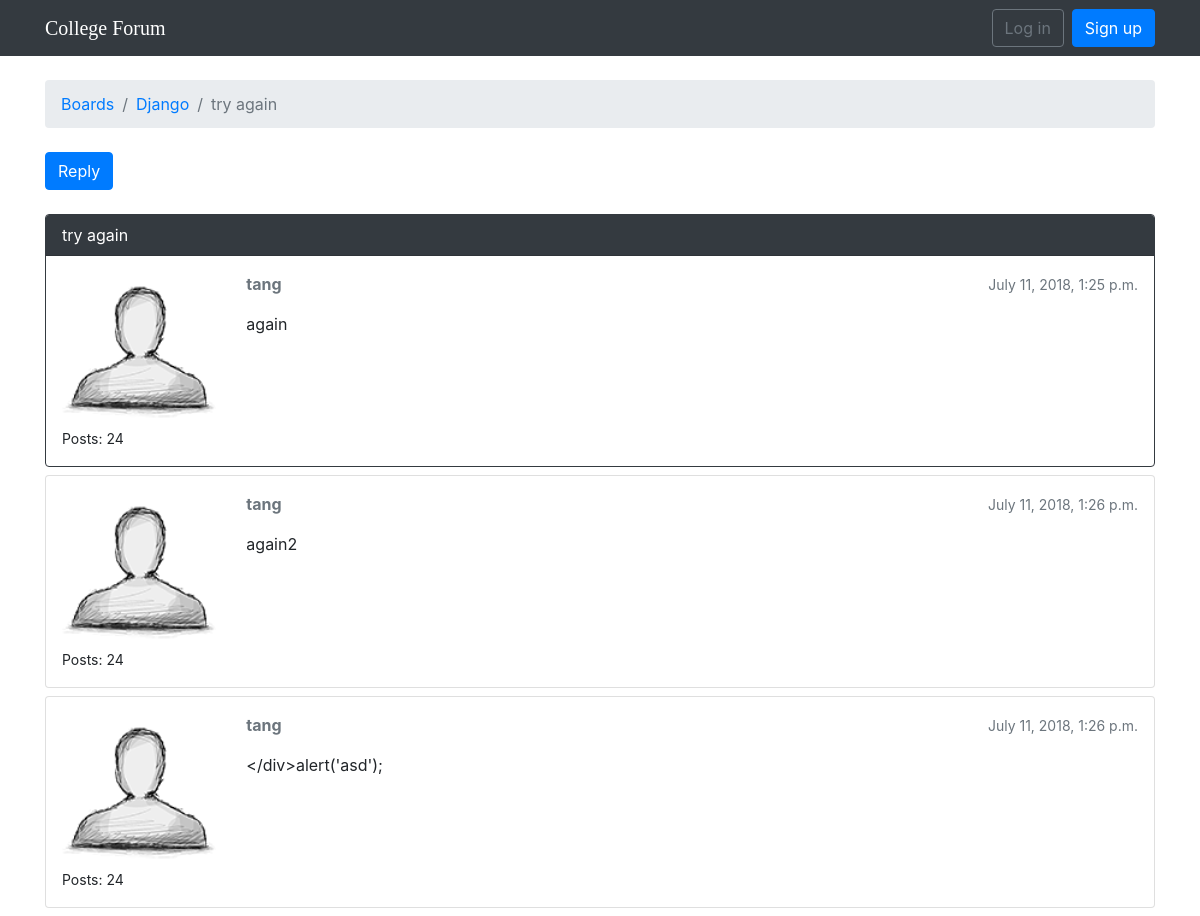
Page /boards/1/topics/17/ on the committed database.
### boards/models.py (models this page shows, shortened)
class Topic(models.Model):
    subject = models.CharField(max_length=300)
    last_updated = models.DateTimeField(auto_now_add=True)
    board = models.ForeignKey(Board, related_name='topics')
    starter = models.ForeignKey(User, related_name='topics')
    views = models.PositiveIntegerField(default=0)

class Board(models.Model):
    name = models.CharField(max_length=30, unique=True)
    description = models.CharField(max_length=100)

class Post(models.Model):
    message = models.TextField(max_length=4000)
    created_at = models.DateTimeField(auto_now_add=True)
    modified_at = models.DateTimeField(null=True)
    topic = models.ForeignKey(Topic, related_name='posts')
    created_by = models.ForeignKey(User, related_name='posts')
    updated_by = models.ForeignKey(User, null=True, related_name='+')

### boards/views.py (the view)
# urls.py: url(r'^boards/(?P<pk>\d+)/topics/(?P<topic_pk>\d+)/$', views.topic_posts, name='topic_posts'),
def topic_posts(request, pk, topic_pk):
    topic = get_object_or_404(Topic, board_id=pk, pk=topic_pk)
    topic.views += 1
    topic.save()
    return render(request, 'topic_posts.html', {'topic': topic})

### templates/topic_posts.html (shortened to what this page needs)
{% extends 'base.html' %}
{% load static %}
{% block breadcrumb %}
  <li class="breadcrumb-item"><a href="{% url 'home' %}">Boards</a></li>
  <li class="breadcrumb-item"><a href="{% url 'board_topics' topic.board.pk %}">{{ topic.board.name }}</a></li>
  <li class="breadcrumb-item active">{{ topic.subject }}</li>
{% endblock %}
{% block content %}
  <div class="mb-4">
    <a href="{% url 'reply_topic' topic.board.pk topic.pk %}" class="btn btn-primary" role="button">Reply</a>
  </div>
  {% for post in topic.posts.all %}
    <div class="card mb-2 {% if forloop.first %}border-dark{% endif %}">
    {% if forloop.first %}
      <div class="card-header text-white bg-dark py-2 px-3">{{ topic.subject }}</div>
    {% endif %}
      <div class="card-body p-3">
        <div class="row">
          <div class="col-2">
            <img src="{% static 'img/avatar.png' %}" alt="{{ post.created_by.username }}" class="w-100">
            <small>Posts: {{ post.created_by.posts.count }}</small>
          </div>
          <div class="col-10">
            <div class="row mb-3">
              <div class="col-6">
                <strong class="text-muted">{{ post.created_by.username }}</strong>
              </div>
              <div class="col-6 text-right">
                <small class="text-muted">{{ post.created_at }}</small>
              </div>
            </div>
            {{ post.message }}
          </div>
        </div>
      </div>
    </div>
  {% endfor %}
{% endblock %}

### rows in the picture
Topic: board.name "Django", subject "try again"
Post: created_by.posts.count "24", created_by.username "tang", created_at "July 11, 2018, 1:25 p.m.", message "again"
Post: created_by.posts.count "24", created_by.username "tang", created_at "July 11, 2018, 1:26 p.m.", message "again2"
Post: created_by.posts.count "24", created_by.username "tang", created_at "July 11, 2018, 1:26 p.m.", message "</div>alert('asd');"
